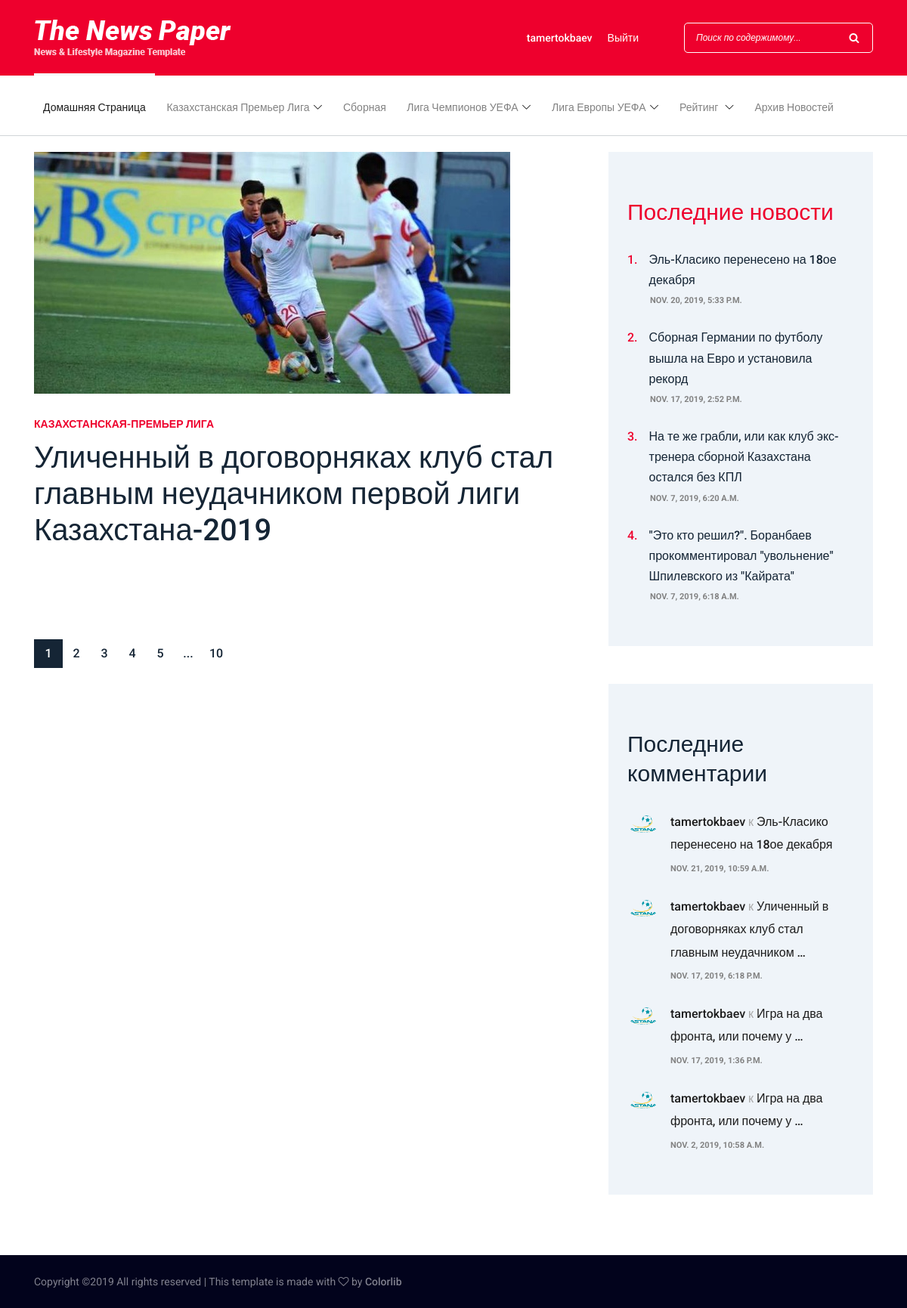
The app's page /accounts/tamertokbaev/profile/favourites (signed in) with its own data.
### Django_App/applications/news/models.py (models this page shows, shortened)
class News(models.Model):
    KPL = 'Казахстанская-премьер лига'  # Kazakhstan premier league
    NAT_TEAM = 'Национальная сборная по футболу'  # National team of Kazakhstan
    UCL = 'Лига чемпионов УЕФА'  # UEFA Champions League
    UEL = 'Лига Европы УЕФА'  # UEFA Europe League
    ANOTHER = 'Другое'  # Another
    TAG_TYPES = [
        (ANOTHER, 'Другое'),
        (KPL, 'Казахстанская-премьер лига'),
        (NAT_TEAM, 'Национальная сборная по футболу'),
        (UCL, 'Лига чемпионов УЕФА'),
        (UEL, 'Лига Европы УЕФА'),
    ]
    news_title = models.CharField('Title of the news', max_length=200)
    news_sh_description = models.CharField('Short description of the news', max_length=800)
    news_content = RichTextUploadingField()
    news_tag = models.CharField(max_length=100, choices=TAG_TYPES, default=ANOTHER)
    publication_date = models.DateTimeField('Date of publication of the news')
    count_of_views = models.IntegerField('Count of views of the news')
    img = models.ImageField(upload_to='images/')

class Comment(models.Model):
    news = models.ForeignKey(News, on_delete=models.CASCADE)
    comment_author = models.ForeignKey(User, on_delete=models.CASCADE)
    comment_text = models.TextField('Content of comment')
    comment_date = models.DateTimeField('Date of publication of the comment', default=timezone.now)

class Profile(models.Model):
    user = models.OneToOneField(User, on_delete=models.CASCADE)
    birth_date = models.DateTimeField(null=True, blank=True, default=timezone.now)
    avatar = models.ImageField(upload_to='images/avatars/', null=True, default='images/avatars/defavatar.jpg')

### Django_App/applications/news/views.py (the view)
# urls.py: path('accounts/<slug:slug>/profile/favourites', views.show_favourites, name='show_favourites'),
def show_favourites(request, slug):
    latest_news = News.objects.order_by('-publication_date')[:4]
    latest_comments = Comment.objects.order_by('-comment_date')[:4]
    context = {'latest_news': latest_news, 'latest_comments': latest_comments}
    try:
        user = auth.get_user(request)
        fav_list = UserFavourite.objects.filter(user=user)
        news_list = []
        for fav_news in fav_list:
            news_list.append(News.objects.get(id=fav_news.fav_news.id))
        context.update({'news_list': news_list})
    except:
        context.update({'error': 'Войдите в систему чтобы получить доступ к избранным новостям!'})
    return render(request, 'news/show_favs.html', context)

### templates/news/show_favs.html (shortened to what this page needs)
{% extends 'news/index.html' %}
{% block main %}
    {% if news_list %}
    <div class="blog-area section-padding-0-80">
        <div class="container">
            <div class="row">
                <div class="col-12 col-lg-8">
                    <div class="blog-posts-area">
                        {% for news in news_list %}
                        <div class="single-blog-post featured-post mb-30">
                            <div class="post-thumb">
                                <a href="{% url 'news:one_by_one' news.id %}"><img src="{{ news.img.url }}" alt=""></a>
                            </div>
                            <div class="post-data">
                                <a href="{% url 'news:one_by_one' news.id %}" class="post-catagory">{{ news.news_tag }}</a>
                                <a href="{% url 'news:one_by_one' news.id %}" class="post-title">
                                    <h6>{{ news.news_title }}</h6>
                                </a>
                            </div>
                        </div>
                        {% endfor %}
                    </div>
                    <nav aria-label="Page navigation example">
                        <ul class="pagination mt-50">
                            <li class="page-item active"><a class="page-link" href="#">1</a></li>
                            <li class="page-item"><a class="page-link" href="#">2</a></li>
                            <li class="page-item"><a class="page-link" href="#">3</a></li>
                            <li class="page-item"><a class="page-link" href="#">4</a></li>
                            <li class="page-item"><a class="page-link" href="#">5</a></li>
                            <li class="page-item"><a class="page-link" href="#">...</a></li>
                            <li class="page-item"><a class="page-link" href="#">10</a></li>
                        </ul>
                    </nav>
                </div>
                <div class="col-12 col-lg-4">
                    <div class="blog-sidebar-area">
                        <div class="popular-news-widget mb-50">
                            <h3>Последние новости</h3>
                            {% if latest_news %}
                                {% for news in latest_news %}
                                    <div class="single-popular-post">
                                        <a href="{% url 'news:one_by_one' news.id %}">
                                            <h6><span>{{ forloop.counter }}.</span> {{ news.news_title }}</h6>
                                        </a>
                                        <p>{{ news.publication_date }}</p>
                                    </div>
                                {% endfor %}
                            {% else %}
                                Пока еще нет последних новостей.
                            {% endif %}
                        </div>
                        <div class="latest-comments-widget">
                            <h3>Последние комментарии</h3>
                            {% if latest_comments %}
                                {% for comment in latest_comments %}
                                    <div class="single-comments d-flex">
                                        <div class="comments-thumbnail mr-15">
                                            <img src="{{ comment.comment_author.profile.avatar.url }}" alt="">
                                        </div>
                                        <div class="comments-text">
                                            <a href="#">{{ comment.comment_author }} <span>к</span> {{ comment.news.news_title|truncatewords:7 }}</a>
                                            <p>{{ comment.comment_date }}</p>
                                        </div>
                                    </div>
                                {% endfor %}
                            {% else %}
                                Комментарии пока оставлены не были
                            {% endif %}
                        </div>
                    </div>
                </div>
            </div>
        </div>
    </div>
    {% endif %}
{% endblock %}

### templates/news/index.html (shortened to what this page needs)
{% load static %}
<!DOCTYPE html>
<html lang="en">
<head>
    <link rel="stylesheet" href="{% static 'style.css' %}">
    <link rel="stylesheet" href="{% static 'table.css' %}">
</head>
<body>
    <header class="header-area">
        <div class="top-header-area">
            <div class="container">
                <div class="row">
                    <div class="col-12">
                        <div class="top-header-content d-flex align-items-center justify-content-between">
                            <div class="logo">
                                <a href="{% url 'news:index' %}"><img src="{% static 'img/core-img/logo.png' %}" alt=""></a>
                            </div>
                            <div class="login-search-area d-flex align-items-center">
                                {% if user.is_authenticated %}
                                    <div class="login d-flex">
                                        <a href="{% url 'news:profile' user.username%}">{{ user.username }}</a>
                                        <a href="{% url 'logout' %}">Выйти</a>
                                    </div>
                                {% else %}
                                    <div class="login d-flex">
                                        <a href="{% url 'login' %}">Войти</a>
                                        <a href="{% url 'news:register' %}">Зарегистрироваться</a>
                                    </div>
                                {% endif %}
                                <div class="search-form">
                                    <form action="{% url 'news:search' %}" method="post">
                                        <input type="search" name="search" class="form-control" placeholder="Поиск по содержимому...">
                                        <button type="submit"><i class="fa fa-search" aria-hidden="true"></i></button>
                                    </form>
                                </div>
                            </div>
                        </div>
                    </div>
                </div>
            </div>
        </div>
        <div class="newspaper-main-menu" id="stickyMenu">
            <div class="classy-nav-container breakpoint-off">
                <div class="container">
                    <nav class="classy-navbar justify-content-between" id="newspaperNav">
                        <div class="classy-menu">
                            <div class="classynav">
                                <ul>
                                    <li class="active"><a href="{% url 'news:index' %}">Домашняя страница</a></li>
                                    <li><a href="#">Казахстанская премьер лига</a>
                                    </li>
                                    <li><a href="#">Сборная</a></li>
                                    <li><a href="#">Лига чемпионов УЕФА</a>
                                    </li>
                                    <li><a href="#">Лига Европы УЕФА</a>
                                    </li>
                                    <li><a href="#">Рейтинг </a>
                                    </li>
                                    <li><a href="{% url 'news:archive' %}">Архив новостей</a></li>
                                </ul>
                            </div>
                        </div>
                    </nav>
                </div>
            </div>
        </div>
    </header><br>
    {% block main %}{% endblock %}
    <footer class="footer-area">
        <div class="bottom-footer-area">
            <div class="container h-100">
                <div class="row h-100 align-items-center">
                    <div class="col-12">
                        <p>
Copyright &copy;<script>document.write(new Date().getFullYear());</script> All rights reserved | This template is made with <i class="fa fa-heart-o" aria-hidden="true"></i> by <a href="https://colorlib.com" target="_blank">Colorlib</a>
</p>
                    </div>
                </div>
            </div>
        </div>
    </footer>
</body>
</html>

### records on screen
News: img (picture), news_tag "КАЗАХСТАНСКАЯ-ПРЕМЬЕР ЛИГА", news_title "Уличенный в договорняках клуб стал главным неудачником первой лиги Казахстана-2019"
News: news_title "Эль-Класико перенесено на 18ое декабря", publication_date "NOV. 20, 2019, 5:33 P.M."
News: news_title "Сборная Германии по футболу вышла на Евро и установила рекорд", publication_date "NOV. 17, 2019, 2:52 P.M."
News: news_title "На те же грабли, или как клуб экс-тренера сборной Казахстана остался без КПЛ", publication_date "NOV. 7, 2019, 6:20 A.M."
News: news_title "\"Это кто решил?\". Боранбаев прокомментировал \"увольнение\" Шпилевского из \"Кайрата\"", publication_date "NOV. 7, 2019, 6:18 A.M."
Comment: comment_author.profile.avatar (picture), comment_author "tamertokbaev", news.news_title "Эль-Класико перенесено на 18ое декабря", comment_date "NOV. 21, 2019, 10:59 A.M."
Comment: comment_author.profile.avatar (picture), comment_author "tamertokbaev", news.news_title "Уличенный в договорняках клуб стал главным неудачником …", comment_date "NOV. 17, 2019, 6:18 P.M."
Comment: comment_author.profile.avatar (picture), comment_author "tamertokbaev", news.news_title "Игра на два фронта, или почему у …", comment_date "NOV. 17, 2019, 1:36 P.M."
Comment: comment_author.profile.avatar (picture), comment_author "tamertokbaev", news.news_title "Игра на два фронта, или почему у …", comment_date "NOV. 2, 2019, 10:58 A.M."

### other values on screen
{{ user.username }} "tamertokbaev"
